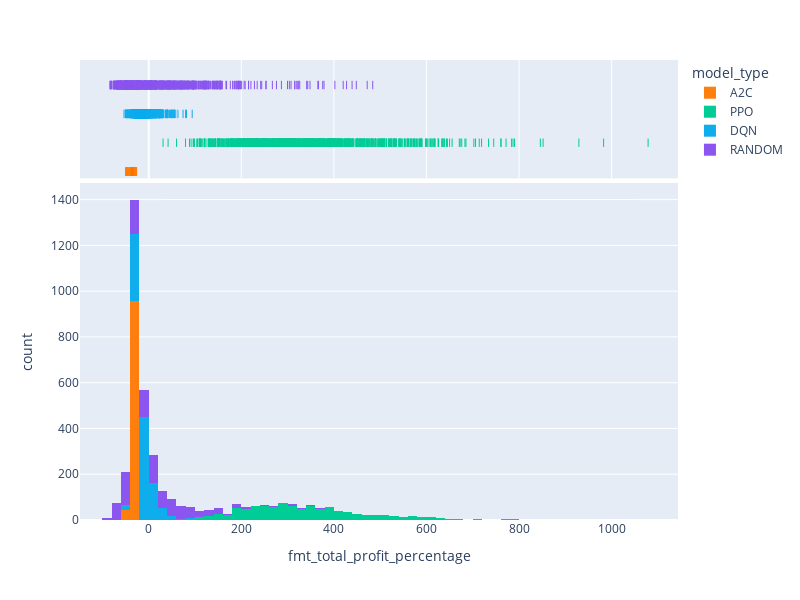

Notebook cell for this chart:
### Code cell
fig = px.histogram(df_simulation_results, x="fmt_total_profit_percentage", color="model_type", color_discrete_sequence=[ "#FF7F0E", "#00CC96", "#10aded", "#8A56EF"],  width=800, height=600, marginal="rug", # can be `box`, `violin`
                         hover_data=['total_reward_cash','fmt_total_profit_percentage', 'num_of_trades', 'sim_id'])
fig.show()

### Figure 1 — Plotly figure (JSON) as saved in the notebook; plotly's stock layout.template omitted (floating-point values rounded to 4 significant figures; data arrays with more than 128 entries replaced by an {"elided": "..."} marker saying what was removed)
{"data": [{"alignmentgroup": "True", "bingroup": "x", "hovertemplate": "model_type=A2C<br>fmt_total_profit_percentage=%{x}<br>count=%{y}<extra></extra>", "legendgroup": "A2C", "marker": {"color": "#FF7F0E", "pattern": {"shape": ""}}, "name": "A2C", "offsetgroup": "A2C", "orientation": "v", "showlegend": true, "type": "histogram", "x": {"elided": "1000 float values"}, "xaxis": "x", "yaxis": "y"}, {"alignmentgroup": "True", "boxpoints": "all", "customdata": {"elided": "1000x3 float values"}, "fillcolor": "rgba(255,255,255,0)", "hoveron": "points", "hovertemplate": "model_type=A2C<br>fmt_total_profit_percentage=%{x}<br>total_reward_cash=%{customdata[0]}<br>num_of_trades=%{customdata[1]}<br>sim_id=%{customdata[2]}<extra></extra>", "jitter": 0, "legendgroup": "A2C", "line": {"color": "rgba(255,255,255,0)"}, "marker": {"color": "#FF7F0E", "symbol": "line-ns-open"}, "name": "A2C", "offsetgroup": "A2C", "showlegend": false, "type": "box", "x": {"elided": "1000 float values"}, "xaxis": "x2", "yaxis": "y2"}, {"alignmentgroup": "True", "bingroup": "x", "hovertemplate": "model_type=PPO<br>fmt_total_profit_percentage=%{x}<br>count=%{y}<extra></extra>", "legendgroup": "PPO", "marker": {"color": "#00CC96", "pattern": {"shape": ""}}, "name": "PPO", "offsetgroup": "PPO", "orientation": "v", "showlegend": true, "type": "histogram", "x": {"elided": "1000 float values"}, "xaxis": "x", "yaxis": "y"}, {"alignmentgroup": "True", "boxpoints": "all", "customdata": {"elided": "1000x3 float values"}, "fillcolor": "rgba(255,255,255,0)", "hoveron": "points", "hovertemplate": "model_type=PPO<br>fmt_total_profit_percentage=%{x}<br>total_reward_cash=%{customdata[0]}<br>num_of_trades=%{customdata[1]}<br>sim_id=%{customdata[2]}<extra></extra>", "jitter": 0, "legendgroup": "PPO", "line": {"color": "rgba(255,255,255,0)"}, "marker": {"color": "#00CC96", "symbol": "line-ns-open"}, "name": "PPO", "offsetgroup": "PPO", "showlegend": false, "type": "box", "x": {"elided": "1000 float values"}, "xaxis": "x2", "yaxis": "y2"}, {"alignmentgroup": "True", "bingroup": "x", "hovertemplate": "model_type=DQN<br>fmt_total_profit_percentage=%{x}<br>count=%{y}<extra></extra>", "legendgroup": "DQN", "marker": {"color": "#10aded", "pattern": {"shape": ""}}, "name": "DQN", "offsetgroup": "DQN", "orientation": "v", "showlegend": true, "type": "histogram", "x": {"elided": "1000 float values"}, "xaxis": "x", "yaxis": "y"}, {"alignmentgroup": "True", "boxpoints": "all", "customdata": {"elided": "1000x3 float values"}, "fillcolor": "rgba(255,255,255,0)", "hoveron": "points", "hovertemplate": "model_type=DQN<br>fmt_total_profit_percentage=%{x}<br>total_reward_cash=%{customdata[0]}<br>num_of_trades=%{customdata[1]}<br>sim_id=%{customdata[2]}<extra></extra>", "jitter": 0, "legendgroup": "DQN", "line": {"color": "rgba(255,255,255,0)"}, "marker": {"color": "#10aded", "symbol": "line-ns-open"}, "name": "DQN", "offsetgroup": "DQN", "showlegend": false, "type": "box", "x": {"elided": "1000 float values"}, "xaxis": "x2", "yaxis": "y2"}, {"alignmentgroup": "True", "bingroup": "x", "hovertemplate": "model_type=RANDOM<br>fmt_total_profit_percentage=%{x}<br>count=%{y}<extra></extra>", "legendgroup": "RANDOM", "marker": {"color": "#8A56EF", "pattern": {"shape": ""}}, "name": "RANDOM", "offsetgroup": "RANDOM", "orientation": "v", "showlegend": true, "type": "histogram", "x": {"elided": "1000 float values"}, "xaxis": "x", "yaxis": "y"}, {"alignmentgroup": "True", "boxpoints": "all", "customdata": {"elided": "1000x3 float values"}, "fillcolor": "rgba(255,255,255,0)", "hoveron": "points", "hovertemplate": "model_type=RANDOM<br>fmt_total_profit_percentage=%{x}<br>total_reward_cash=%{customdata[0]}<br>num_of_trades=%{customdata[1]}<br>sim_id=%{customdata[2]}<extra></extra>", "jitter": 0, "legendgroup": "RANDOM", "line": {"color": "rgba(255,255,255,0)"}, "marker": {"color": "#8A56EF", "symbol": "line-ns-open"}, "name": "RANDOM", "offsetgroup": "RANDOM", "showlegend": false, "type": "box", "x": {"elided": "1000 float values"}, "xaxis": "x2", "yaxis": "y2"}], "layout": {"barmode": "relative", "height": 600, "legend": {"title": {"text": "model_type"}, "tracegroupgap": 0}, "margin": {"t": 60}, "width": 800, "xaxis": {"anchor": "y", "domain": [0, 1], "title": {"text": "fmt_total_profit_percentage"}}, "xaxis2": {"anchor": "y2", "domain": [0, 1], "matches": "x", "showgrid": true, "showticklabels": false}, "yaxis": {"anchor": "x", "domain": [0, 0.7326], "title": {"text": "count"}}, "yaxis2": {"anchor": "x2", "domain": [0.7426, 1], "matches": "y2", "showgrid": false, "showline": false, "showticklabels": false, "ticks": ""}}}
